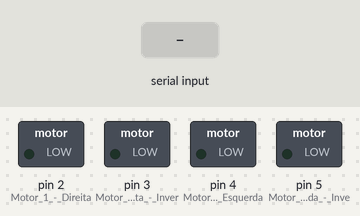
Bench run of a sketch on a simulated Arduino Uno, built with avr-gcc and run on an emulated ATmega328P. On the bench: switched loads named in the sketch (green lamp = pin HIGH). The test bench sets the inputs (shaded band).

Above: at 1.2 s.
1.3 s: "f" received over Serial
At 1.9 s:
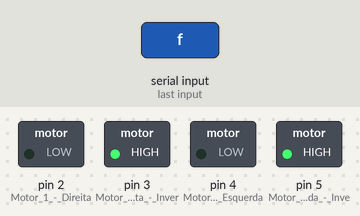
2.8 s: "b" received over Serial
At 4.0 s:
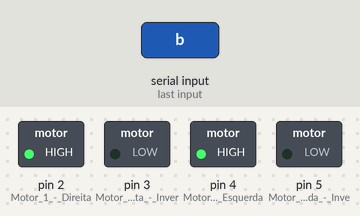
4.3 s: "a" received over Serial
At 5.4 s:
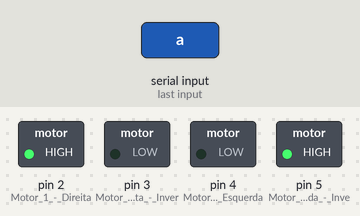
5.8 s: "d" received over Serial
At 6.5 s:
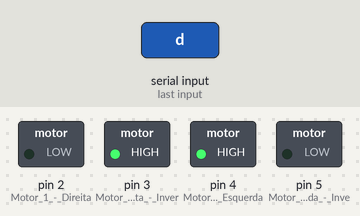
7.3 s: "s" received over Serial
At 7.7 s:
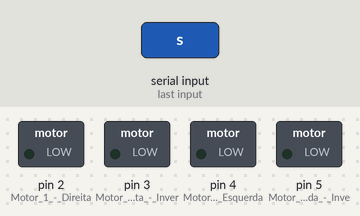
Timing chart, 0 to 9.8 s (numbered marks = the images above; inputs shaded):
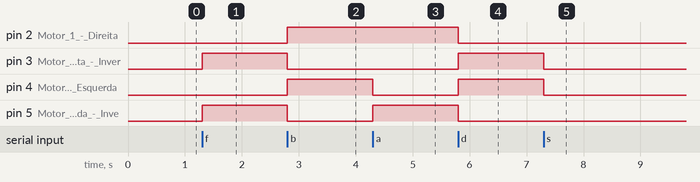

The sketch:

ROBOBLUE.ino
```cpp
/*-------------------------------------------------------
   CONTROLANDO CARRINHO COM ARDUINO, BLUETOOTH E ANDROID

   Desativar o modulo Bluetooth antes de fazer upload!

   www.binarycodec.blogspot.com
   Data: 16/06/2014
   v.1.0
  -------------------------------------------------------*/

char caracter;

void setup() {

  Serial.begin(9600);
  pinMode(2, OUTPUT); // Motor 1 - Direita
  pinMode(3, OUTPUT); // Motor 1 - Direita - Inverte sentido
  pinMode(4, OUTPUT); // Motor 2 - Esquerda
  pinMode(5, OUTPUT); // Motor 2 - Esquerda - Inverte sentido

}

void loop() {

  caracter = Serial.read();

  if (caracter == 'f') { // Para frente

    digitalWrite(2, LOW);
    digitalWrite(3, HIGH);
    digitalWrite(4, LOW);
    digitalWrite(5, HIGH);

  }

  if (caracter == 'b') { // Re

    digitalWrite(2, HIGH);
    digitalWrite(3, LOW);
    digitalWrite(4, HIGH);
    digitalWrite(5, LOW);

  }

  if (caracter == 'a') { // Para esquerda

    digitalWrite(2, HIGH);
    digitalWrite(3, LOW);
    digitalWrite(4, LOW);
    digitalWrite(5, HIGH);

  }

  if (caracter == 'd') { // Para direita

    digitalWrite(2, LOW);
    digitalWrite(3, HIGH);
    digitalWrite(4, HIGH);
    digitalWrite(5, LOW);

  }

  if (caracter == 's') { // Parar

    digitalWrite(2, LOW);
    digitalWrite(3, LOW);
    digitalWrite(4, LOW);
    digitalWrite(5, LOW);

  }

}
```

Measured:
- after the input at 1.3 s, pin 3 (Motor_1_-_Direita_-_Inver), pin 5 (Motor_2_-_Esquerda_-_Inve): LOW → HIGH at once
- after the input at 2.8 s, pin 2 (Motor_1_-_Direita), pin 4 (Motor_2_-_Esquerda): LOW → HIGH at once; pin 3 (Motor_1_-_Direita_-_Inver), pin 5 (Motor_2_-_Esquerda_-_Inve): HIGH → LOW at once
- after the input at 4.3 s, pin 4 (Motor_2_-_Esquerda): HIGH → LOW at once; pin 5 (Motor_2_-_Esquerda_-_Inve): LOW → HIGH at once
- after the input at 5.8 s, pin 2 (Motor_1_-_Direita), pin 5 (Motor_2_-_Esquerda_-_Inve): HIGH → LOW at once; pin 3 (Motor_1_-_Direita_-_Inver), pin 4 (Motor_2_-_Esquerda): LOW → HIGH at once
- after the input at 7.3 s, pin 3 (Motor_1_-_Direita_-_Inver), pin 4 (Motor_2_-_Esquerda): HIGH → LOW at once
